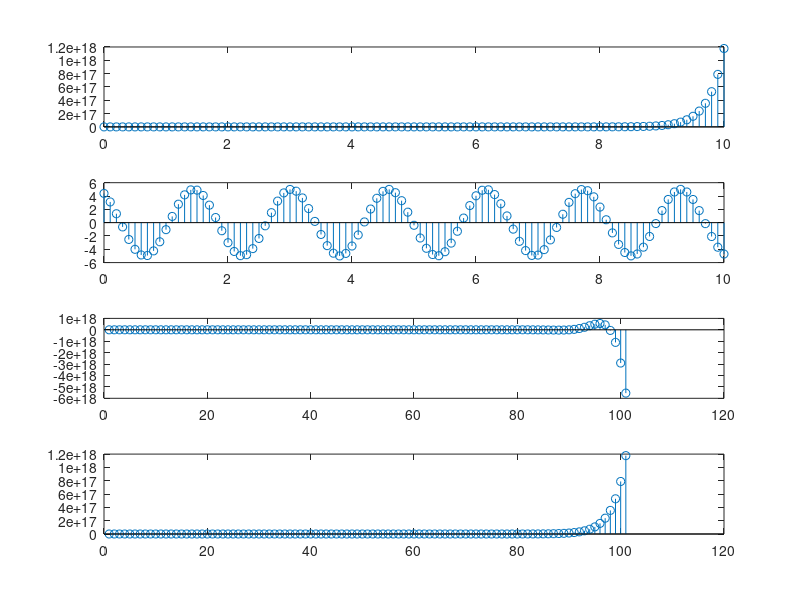

MATLAB code to generate this figure:
clc;
clear all;
C=5;
b=4;
n=0:0.1:10;
x1=C*exp(b*n);
subplot(4,1,1)
stem(n,x1);
A=5;
f=100;
fs=25;
x2=A*cos(f/fs*n+.5);
subplot(4,1,2)
stem(n,x2);
z=x1.*x2;
subplot(4,1,3)
stem(z);
y=x1+x2;
subplot(4,1,4)
stem(y);